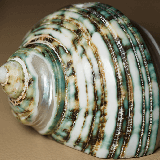
#> input picture image.png, 160 x 160 px
$ jupyter execute --allow-errors workbook.ipynb
#> lines starting #> are read from the running program, lines starting #| are printed output that depends on the picture
[cell 1]
import numpy as np
import cv2
from cv2 import dnn_superres
import matplotlib.pyplot as plt
from matplotlib.patches import Rectangle

[cell 2]
# load the image

image = cv2.imread('image.png')
#> image is the input picture: shape (160, 160, 3); mean B, G, R 106.1, 126.6, 130.9
plt.imshow(image)
print("shape:", image.shape)
#| shape: (160, 160, 3)
plt.axis('off')

## Classical upscaling (2x)

[cell 3]
# nearest neighbor interpolation

upscaled_nn = cv2.resize(image, None, fx=4, fy=4, interpolation=cv2.INTER_NEAREST)
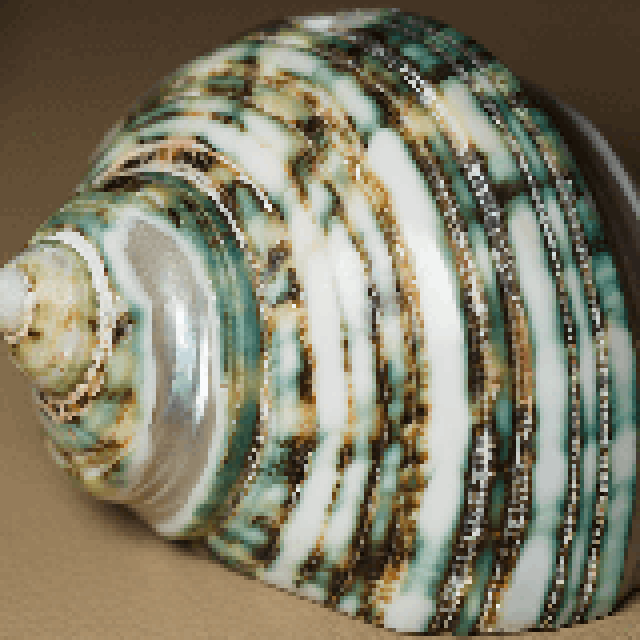
#> upscaled_nn: shape (640, 640, 3); mean B, G, R 106.1, 126.6, 130.9

# bilinear interpolation

upscaled_bl = cv2.resize(image, None, fx=4, fy=4, interpolation=cv2.INTER_LINEAR)

# bicubic interpolation

upscaled_bc = cv2.resize(image, None, fx=4, fy=4, interpolation=cv2.INTER_CUBIC)

# Lanczos interpolation

upscaled_lc = cv2.resize(image, None, fx=4, fy=4, interpolation=cv2.INTER_LANCZOS4)

# plot original image showing the cropped region

plt.imshow(image)
plt.gca().add_patch(Rectangle((0,60), 60, 60, linewidth=3, edgecolor='r', facecolor='none'))
plt.title('original image')
plt.axis('off')
plt.savefig('./upscaled_images/original_with_bounding_box.png')
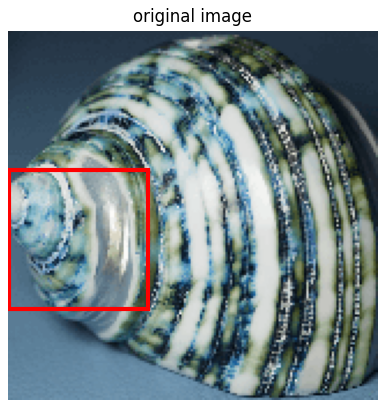
#> figure drawn by matplotlib, 1 panel; B, G, R data is drawn as R, G, B
plt.show()

# plot the images in a 2x2 grid

plt.figure(figsize=(15, 15))
plt.subplot(221)
plt.imshow(upscaled_nn[240:479, 0:240])
plt.title('nearest neighbor')
plt.axis('off')
plt.subplot(222)
plt.imshow(upscaled_bl[240:479, 0:240])
plt.title('bilinear')
plt.axis('off')
plt.subplot(223)
plt.imshow(upscaled_bc[240:479, 0:240])
plt.title('bicubic')
plt.axis('off')
plt.subplot(224)
plt.imshow(upscaled_lc[240:479, 0:240])
plt.title('Lanczos')
plt.axis('off')
plt.savefig('./upscaled_images/upscaled_classical_cropped.png.png')
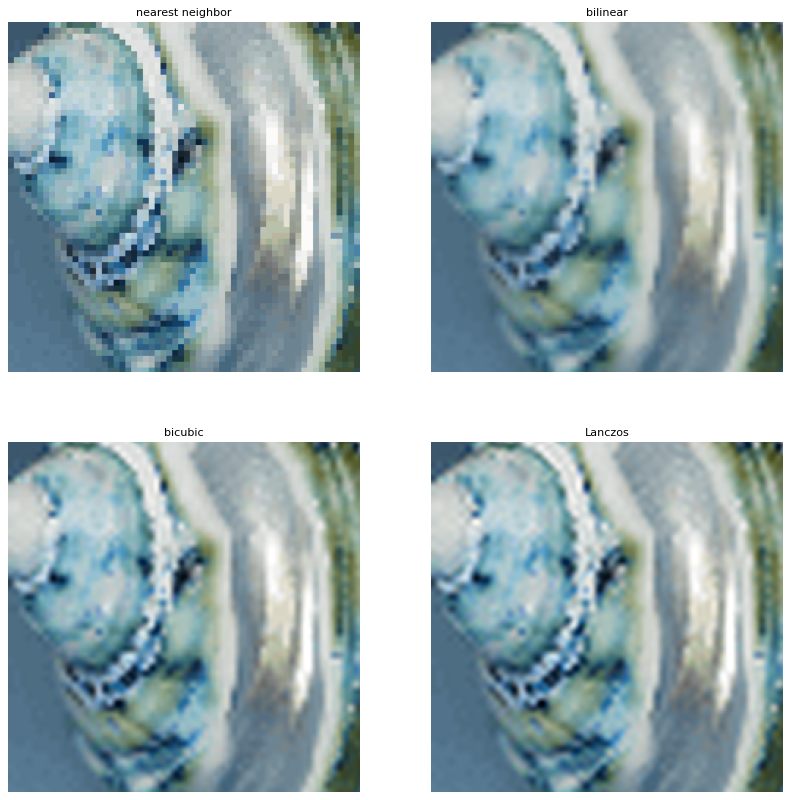
#> figure drawn by matplotlib, 4 panels
plt.show()
